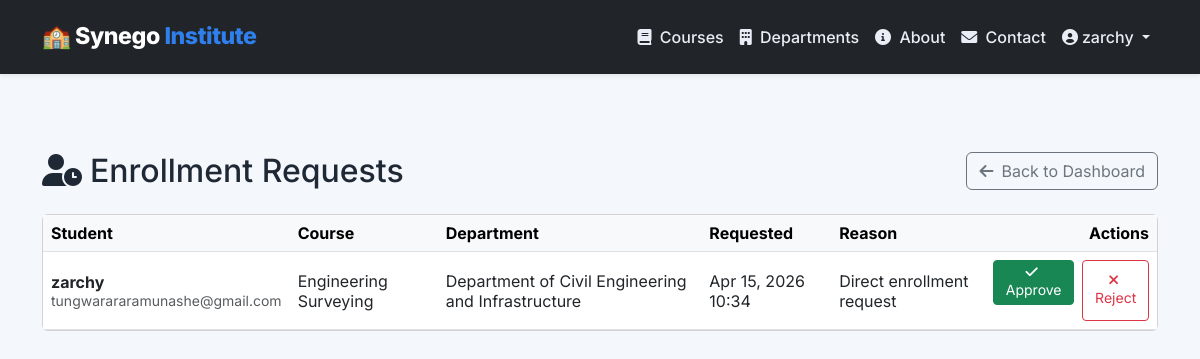
Page /admin-panel/enrollment-requests/ (signed in) on the committed database.
### lms/models.py (models this page shows, shortened)
class User(AbstractUser):
    ROLE_CHOICES = (
        ('admin', 'Administrator'),
        ('instructor', 'Instructor'),
        ('learner', 'Learner'),
        ('dept_head', 'Department Head'),
        ('approver', 'Approver'),
    )
    GENDER_CHOICES = (
        ('M', 'Male'),
        ('F', 'Female'),
        ('O', 'Other'),
    )
    role = models.CharField(max_length=20, choices=ROLE_CHOICES, default='learner')
    department = models.ForeignKey(
        'Department', null=True, blank=True, on_delete=models.SET_NULL,
        related_name='members'
    )
    phone_number = models.CharField(max_length=20, blank=True)
    address = models.TextField(blank=True)
    gender = models.CharField(max_length=1, choices=GENDER_CHOICES, blank=True)
    date_of_birth = models.DateField(null=True, blank=True)
    profile_picture = models.ImageField(upload_to='profile_pics/', null=True, blank=True)
    is_approved = models.BooleanField(default=False)
    approval_token = models.UUIDField(unique=True, null=True, blank=True)
    approval_token_created_at = models.DateTimeField(null=True, blank=True)
    temp_password = models.CharField(max_length=128, blank=True)
    temp_password_created_at = models.DateTimeField(null=True, blank=True)
    google_access_token = models.TextField(blank=True)
    google_refresh_token = models.TextField(blank=True)
    google_token_expiry = models.DateTimeField(null=True, blank=True)
    last_active = models.DateTimeField(auto_now=True)
    login_count = models.PositiveIntegerField(default=0)
    failed_login_attempts = models.PositiveIntegerField(default=0)
    account_locked_until = models.DateTimeField(null=True, blank=True)
    email_verified = models.BooleanField(default=False)
    email_verification_token = models.UUIDField(unique=True, null=True, blank=True)
    receive_notifications = models.BooleanField(default=True)
    language = models.CharField(max_length=10, default='en')
    class Meta:
        indexes = [
            models.Index(fields=['email']),
            models.Index(fields=['role', 'is_approved']),
            models.Index(fields=['username']),
            models.Index(fields=['last_active']),
        ]

class EnrollmentRequest(models.Model):
    REQUEST_STATUS = (
        ('pending', 'Pending'),
        ('approved', 'Approved'),
        ('rejected', 'Rejected'),
    )
    student = models.ForeignKey(User, on_delete=models.CASCADE, related_name='enrollment_requests')
    course = models.ForeignKey(Course, on_delete=models.CASCADE, related_name='enrollment_requests')
    requested_at = models.DateTimeField(auto_now_add=True)
    status = models.CharField(max_length=20, choices=REQUEST_STATUS, default='pending')
    approved_by = models.ForeignKey(User, null=True, blank=True, on_delete=models.SET_NULL, related_name='approved_requests')
    approved_at = models.DateTimeField(null=True, blank=True)
    approval_notes = models.TextField(blank=True)
    reason = models.TextField(blank=True, help_text="Why the student wants to enroll")
    class Meta:
        ordering = ['-requested_at']
        indexes = [
            models.Index(fields=['status', 'requested_at']),
            models.Index(fields=['student', 'course']),
        ]

class Course(models.Model):
    DIFFICULTY_CHOICES = (
        ('beginner', 'Beginner'),
        ('intermediate', 'Intermediate'),
        ('advanced', 'Advanced'),
    )
    STATUS_CHOICES = (
        ('draft', 'Draft'),
        ('published', 'Published'),
        ('archived', 'Archived'),
    )
    department = models.ForeignKey(Department, on_delete=models.CASCADE, related_name='courses')
    title = models.CharField(max_length=200)
    slug = models.SlugField(unique=True, blank=True)
    code = models.CharField(max_length=20, unique=True, help_text="Course code (e.g., BLCK-101)")
    description = models.TextField()
    learning_objectives = models.TextField(help_text="What students will learn")
    prerequisites = models.TextField(blank=True, help_text="Required prior knowledge")
    duration = models.CharField(max_length=50, help_text="e.g., '3 months', '6 weeks'")
    estimated_hours = models.PositiveIntegerField(default=40, help_text="Total estimated study hours")
    difficulty = models.CharField(max_length=20, choices=DIFFICULTY_CHOICES, default='beginner')
    price = models.DecimalField(max_digits=10, decimal_places=2, default=0.00)
    currency = models.CharField(max_length=3, default='USD')
    assignment_weight = models.PositiveIntegerField(default=70, validators=[MinValueValidator(0), MaxValueValidator(100)])
    project_weight = models.PositiveIntegerField(default=30, validators=[MinValueValidator(0), MaxValueValidator(100)])
    require_quiz_pass = models.BooleanField(default=True)
    quiz_pass_score = models.PositiveIntegerField(default=70, validators=[MinValueValidator(0), MaxValueValidator(100)])
    thumbnail = models.ImageField(upload_to='course_thumbnails/', null=True, blank=True)
    promo_video_url = models.URLField(blank=True)
    google_classroom_id = models.CharField(max_length=100, blank=True, unique=True, null=True)
    certificate_template = models.FileField(
        upload_to='cert_templates/',
        null=True, blank=True,
        validators=[FileExtensionValidator(['pdf'])]
    )
    status = models.CharField(max_length=20, choices=STATUS_CHOICES, default='draft')
    is_active = models.BooleanField(default=True)
    created_at = models.DateTimeField(auto_now_add=True)
    updated_at = models.DateTimeField(auto_now=True)
    published_at = models.DateTimeField(null=True, blank=True)
    class Meta:
        ordering = ['title']
        indexes = [
            models.Index(fields=['department', 'status']),
            models.Index(fields=['slug']),
            models.Index(fields=['code']),
            models.Index(fields=['difficulty']),
        ]

class Department(models.Model):
    STATUS_CHOICES = (
        ('active', 'Active'),
        ('inactive', 'Inactive'),
        ('pending', 'Pending Approval'),
    )
    name = models.CharField(max_length=100, unique=True)
    slug = models.SlugField(unique=True, blank=True, null=True)
    code = models.CharField(max_length=20, unique=True, help_text="Department code (e.g., BT, EME, CE)")
    description = models.TextField()
    mission = models.TextField(blank=True, help_text="Department mission statement")
    vision = models.TextField(blank=True, help_text="Department vision statement")
    infrastructure = models.TextField(help_text="Required infrastructure (workshops, labs, etc.)")
    resources = models.TextField(help_text="Tools, equipment, software needed")
    min_instructors = models.PositiveIntegerField(default=1, help_text="Minimum instructors required")
    max_capacity = models.PositiveIntegerField(default=100, help_text="Maximum student capacity")
    head = models.ForeignKey(
        User, null=True, blank=True, on_delete=models.SET_NULL,
        limit_choices_to={'role__in': ['dept_head', 'admin']},
        related_name='headed_depts'
    )
    contact_email = models.EmailField(blank=True)
    contact_phone = models.CharField(max_length=20, blank=True)
    office_location = models.CharField(max_length=200, blank=True)
    status = models.CharField(max_length=20, choices=STATUS_CHOICES, default='active')
    created_at = models.DateTimeField(auto_now_add=True)
    updated_at = models.DateTimeField(auto_now=True)
    class Meta:
        ordering = ['name']
        verbose_name = "Department"
        verbose_name_plural = "Departments"
        indexes = [
            models.Index(fields=['code', 'status']),
            models.Index(fields=['name']),
        ]

### lms/views.py (the view, shortened to what this page needs)
@admin_required
def admin_enrollment_requests(request):
    requests = EnrollmentRequest.objects.select_related('student', 'course').filter(status='pending')
    context = {'requests': requests}
    return render(request, 'lms/admin/enrollment_requests.html', context)

### lms/context_processors.py (called while the page is built)
def app_info(request):
    return {
        "APP_NAME": "Synego Training Institute",
    }

### lms/views.py (called while the page is built)
def admin_required(view_func):
    return user_passes_test(lambda u: u.is_authenticated and (u.role == 'admin' or u.is_superuser))(view_func)

### lms/templates/lms/admin/enrollment_requests.html (shortened to what this page needs)
{% extends "lms/base.html" %}
{% block content %}
<div class="container py-4">
    <div class="d-flex justify-content-between align-items-center mb-4">
        <h1 class="h2 mb-0"><i class="fas fa-user-clock me-2"></i>Enrollment Requests</h1>
        <a href="{% url 'lms:admin_dashboard' %}" class="btn btn-outline-secondary">
            <i class="fas fa-arrow-left me-2"></i>Back to Dashboard
        </a>
    </div>
    <div class="card">
        <div class="card-body p-0">
            <div class="table-responsive">
                <table class="table table-hover mb-0 align-middle">
                    <thead class="table-light">
                        <tr>
                            <th>Student</th>
                            <th>Course</th>
                            <th>Department</th>
                            <th>Requested</th>
                            <th>Reason</th>
                            <th class="text-end">Actions</th>
                        </tr>
                    </thead>
                    <tbody>
                        {% for req in requests %}
                        <tr>
                            <td>
                                <strong>{{ req.student.get_full_name|default:req.student.username }}</strong><br>
                                <small class="text-muted">{{ req.student.email }}</small>
                            </td>
                            <td>{{ req.course.title }}</td>
                            <td>{{ req.course.department.name }}</td>
                            <td>{{ req.requested_at|date:"M d, Y H:i" }}</td>
                            <td>
                                {% if req.reason %}
                                    <span title="{{ req.reason }}">{{ req.reason|truncatechars:70 }}</span>
                                {% else %}
                                    <span class="text-muted">-</span>
                                {% endif %}
                            </td>
                            <td class="text-end">
                                <div class="d-inline-flex gap-2">
                                    <form method="post" class="d-inline">
                                        <button type="submit" class="btn btn-sm btn-success">
                                            <i class="fas fa-check me-1"></i>Approve
                                        </button>
                                    </form>
                                    <button type="button" class="btn btn-sm btn-outline-danger" data-bs-toggle="modal" data-bs-target="#rejectModal{{ req.id }}">
                                        <i class="fas fa-times me-1"></i>Reject
                                    </button>
                                </div>
                            </td>
                        </tr>
                        {% endfor %}
                    </tbody>
                </table>
            </div>
        </div>
    </div>
</div>
{% endblock %}

### lms/templates/lms/base.html (shortened to what this page needs)
﻿<!DOCTYPE html>
<html lang="en">
<head>
    <link href="https://cdn.jsdelivr.net/npm/bootstrap@5.3.0-alpha1/dist/css/bootstrap.min.css" rel="stylesheet">
    <link rel="stylesheet" href="https://cdnjs.cloudflare.com/ajax/libs/font-awesome/6.0.0/css/all.min.css">
</head>
<body>
    <nav class="navbar navbar-expand-lg navbar-dark bg-dark fixed-top shadow-sm">
        <div class="container">
            <a class="navbar-brand" href="{% url 'lms:index' %}">
                🏫 Synego <span>Institute</span>
            </a>
            <div class="collapse navbar-collapse" id="navbarNav">
                <ul class="navbar-nav ms-auto align-items-lg-center">
                    <li class="nav-item">
                        <a class="nav-link" href="{% url 'lms:course_list' %}"><i class="fas fa-book me-1"></i> Courses</a>
                    </li>
                    <li class="nav-item">
                        <a class="nav-link" href="{% url 'lms:department_list' %}"><i class="fas fa-building me-1"></i> Departments</a>
                    </li>
                    <li class="nav-item">
                        <a class="nav-link" href="{% url 'lms:about' %}"><i class="fas fa-info-circle me-1"></i> About</a>
                    </li>
                    <li class="nav-item">
                        <a class="nav-link" href="{% url 'lms:contact' %}"><i class="fas fa-envelope me-1"></i> Contact</a>
                    </li>
                    {% if user.is_authenticated %}
                        <li class="nav-item dropdown">
                            <a class="nav-link dropdown-toggle" href="#" role="button" data-bs-toggle="dropdown">
                                <i class="fas fa-user-circle me-1"></i>{{ user.first_name|default:user.username }}
                            </a>
                        </li>
                    {% endif %}
                </ul>
            </div>
        </div>
    </nav>
    <main>
        {% block content %}{% endblock %}
    </main>
</body>
</html>

### lms/templates/lms/base.html (style rules this page uses)
:root { --primary-color: #1f3a5d; --secondary-color: #2f80ed; --accent-color: #17a2b8; --bg-light: #f4f7fb; --bg-dark: #1d2833; --text-muted: #6c7a91; --surface: #ffffff; --surface-alt: #f9fbff; }
* { box-sizing: border-box; }
body { font-family: 'Inter', sans-serif; background-color: var(--bg-light); color: #1f2835; margin: 0; padding-top: 80px; }
.navbar { padding: 0.9rem 1rem; transition: background-color 0.3s ease; }
.navbar-brand { font-weight: 800; letter-spacing: -0.02em; font-size: 1.45rem; }
.navbar-brand span { color: var(--secondary-color); }
.navbar-nav .nav-link { color: #e9edf5; font-weight: 500; }

### rows in the picture
User: first_name "zarchy"
EnrollmentRequest: student.get_full_name "zarchy", student.email "tungwarararamunashe@gmail.com", course "Engineering Surveying", course.department.name "Department of Civil Engineering and Infrastructure", requested_at "Apr 15, 2026 10:34", reason "Direct enrollment request"
